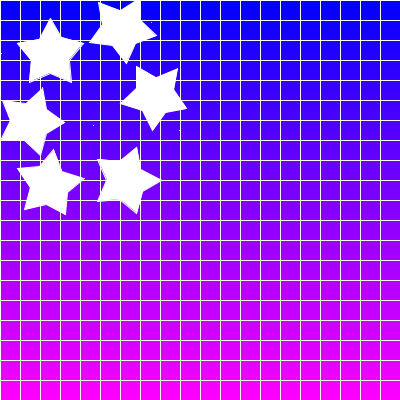
Frame 1 (no input)
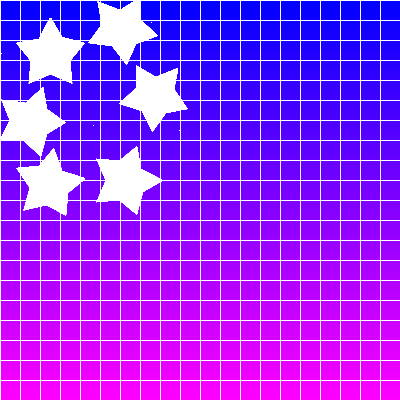
Frame 60 (the mouse pressed at the canvas centre just before this capture)
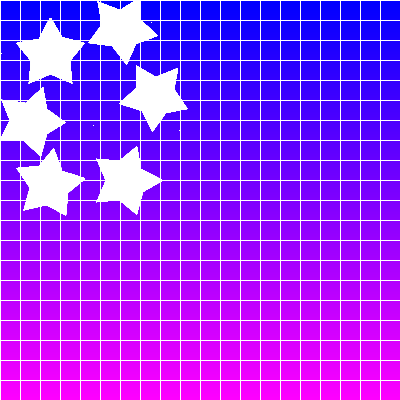
Frame 120 (the mouse held since frame 60 and released just before this capture)

The Processing sketch that drew these frames (run headless with seeded random() and noise(); from frame 60 on, the mouse is pressed at the canvas centre):

// Processing sketch: processing_91428
// ── processing_91428.pde

float gray = 0.0;
int[] x = {50, 61, 83, 69, 71, 50, 29, 31, 17, 39};
int[] y = {18, 37, 43, 60, 82, 73, 82, 60, 43, 39};
int[] x2 = new int[5];
int[] y2 = new int[5];


void setup(){ 
size(400,400);
for (int i = 0; i <400; i++)

{
float percent = (float)i / 400; 
stroke(255 * percent,0,255);
line(0,i,400,i);
}
for (int i = 0; i < 5; i++)
{
   // x2 [i] = (int)random(100,200); 
   // y2 [i] = (int)random(150,300);
}
}
void draw() {
  stroke(255);
for (int i = 0; i < 400; i += 20)

{
  line(0,i, 400, i);
 line(i,0,i,400); 
}

beginShape();
for (int i = 0; i < x.length; i++)
 {
   vertex(x[i], y[i]);
}
 endShape();
 
beginShape();
for (int i = 0; i < x2.length; i++)
 {
   vertex(x2[i], y2[i]);
}
 endShape();
 
   
  
  
 pushMatrix();
 rotate(radians(20)); 
 translate(20,50);
 drawShapes(0,0);
 popMatrix();
 
 pushMatrix();
 rotate(radians(30));
 translate(70,-90);
 drawShapes(0,0);
 popMatrix();
 
 pushMatrix();
 rotate(radians(80));
 translate(140,-70);
 drawShapes(0,0);
 popMatrix();
 
 pushMatrix();
 rotate(radians(90));
 translate(130,-180);
 drawShapes(0,0);
 popMatrix();
 
  pushMatrix();
 rotate(radians(40));
 translate(130,-80);
 drawShapes(0,0);
 popMatrix();
 
 
 
}

void drawShapes(float offset, float yoffset)
{
  beginShape();
for (int i = 0; i < x.length; i++)
 {
   vertex(x[i] + offset, y[i] + yoffset);
}
 endShape();
 
beginShape();
for (int i = 0; i < x2.length; i++)
 {
   vertex(x2[i] + offset, y2[i] + yoffset);
}
 endShape();

}
